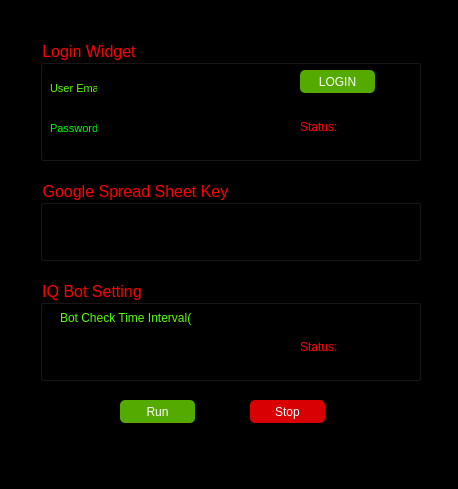
<?xml version="1.0" encoding="UTF-8"?>
<ui version="4.0">
 <class>IqOptionBot</class>
 <widget class="QMainWindow" name="IqOptionBot">
  <property name="geometry">
   <rect>
    <x>0</x>
    <y>0</y>
    <width>458</width>
    <height>489</height>
   </rect>
  </property>
  <property name="windowTitle">
   <string>MainWindow</string>
  </property>
  <property name="autoFillBackground">
   <bool>false</bool>
  </property>
  <property name="styleSheet">
   <string notr="true">background-color:rgb(0, 0, 0)</string>
  </property>
  <widget class="QWidget" name="centralwidget">
   <widget class="QGroupBox" name="groupBox">
    <property name="geometry">
     <rect>
      <x>40</x>
      <y>40</y>
      <width>381</width>
      <height>121</height>
     </rect>
    </property>
    <property name="font">
     <font>
      <pointsize>12</pointsize>
     </font>
    </property>
    <property name="autoFillBackground">
     <bool>false</bool>
    </property>
    <property name="styleSheet">
     <string notr="true">color: rgb(255, 0, 0);
background-color:rgb(0, 0, 0);
</string>
    </property>
    <property name="title">
     <string>Login Widget</string>
    </property>
    <widget class="QLineEdit" name="lineEdit">
     <property name="geometry">
      <rect>
       <x>70</x>
       <y>30</y>
       <width>141</width>
       <height>31</height>
      </rect>
     </property>
     <property name="styleSheet">
      <string notr="true">color:rgb(255, 255, 255)</string>
     </property>
    </widget>
    <widget class="QLabel" name="label">
     <property name="geometry">
      <rect>
       <x>10</x>
       <y>40</y>
       <width>47</width>
       <height>16</height>
      </rect>
     </property>
     <property name="font">
      <font>
       <pointsize>8</pointsize>
      </font>
     </property>
     <property name="autoFillBackground">
      <bool>false</bool>
     </property>
     <property name="styleSheet">
      <string notr="true">color:rgb(85, 255, 0)</string>
     </property>
     <property name="text">
      <string>User Emalil</string>
     </property>
    </widget>
    <widget class="QLineEdit" name="lineEdit_2">
     <property name="geometry">
      <rect>
       <x>70</x>
       <y>70</y>
       <width>141</width>
       <height>31</height>
      </rect>
     </property>
     <property name="styleSheet">
      <string notr="true">color:rgb(255, 255, 255)</string>
     </property>
    </widget>
    <widget class="QLabel" name="label_2">
     <property name="geometry">
      <rect>
       <x>10</x>
       <y>80</y>
       <width>47</width>
       <height>16</height>
      </rect>
     </property>
     <property name="font">
      <font>
       <pointsize>8</pointsize>
      </font>
     </property>
     <property name="autoFillBackground">
      <bool>false</bool>
     </property>
     <property name="styleSheet">
      <string notr="true">color:rgb(0, 255, 0)</string>
     </property>
     <property name="text">
      <string>Password</string>
     </property>
    </widget>
    <widget class="QPushButton" name="pushButton">
     <property name="geometry">
      <rect>
       <x>260</x>
       <y>30</y>
       <width>75</width>
       <height>23</height>
      </rect>
     </property>
     <property name="styleSheet">
      <string notr="true">background-color:rgb(85, 170, 0);
border-radius:5;
color:rgb(255, 255, 255);</string>
     </property>
     <property name="text">
      <string>LOGIN</string>
     </property>
    </widget>
    <widget class="QLabel" name="label_3">
     <property name="geometry">
      <rect>
       <x>260</x>
       <y>80</y>
       <width>47</width>
       <height>13</height>
      </rect>
     </property>
     <property name="text">
      <string>Status:</string>
     </property>
    </widget>
    <widget class="QLineEdit" name="lineEdit_3">
     <property name="geometry">
      <rect>
       <x>300</x>
       <y>70</y>
       <width>51</width>
       <height>31</height>
      </rect>
     </property>
    </widget>
   </widget>
   <widget class="QGroupBox" name="groupBox_2">
    <property name="geometry">
     <rect>
      <x>40</x>
      <y>280</y>
      <width>381</width>
      <height>101</height>
     </rect>
    </property>
    <property name="font">
     <font>
      <pointsize>12</pointsize>
     </font>
    </property>
    <property name="styleSheet">
     <string notr="true">color:rgb(255, 0, 0)</string>
    </property>
    <property name="title">
     <string>IQ Bot Setting</string>
    </property>
    <widget class="QLabel" name="label_4">
     <property name="geometry">
      <rect>
       <x>20</x>
       <y>30</y>
       <width>131</width>
       <height>16</height>
      </rect>
     </property>
     <property name="styleSheet">
      <string notr="true">color:rgb(85, 255, 0)</string>
     </property>
     <property name="text">
      <string>Bot Check Time Interval(S)</string>
     </property>
    </widget>
    <widget class="QLineEdit" name="lineEdit_4">
     <property name="geometry">
      <rect>
       <x>20</x>
       <y>50</y>
       <width>131</width>
       <height>31</height>
      </rect>
     </property>
    </widget>
    <widget class="QLabel" name="label_5">
     <property name="geometry">
      <rect>
       <x>260</x>
       <y>60</y>
       <width>47</width>
       <height>13</height>
      </rect>
     </property>
     <property name="text">
      <string>Status:</string>
     </property>
    </widget>
    <widget class="QLineEdit" name="lineEdit_5">
     <property name="geometry">
      <rect>
       <x>300</x>
       <y>50</y>
       <width>51</width>
       <height>31</height>
      </rect>
     </property>
    </widget>
   </widget>
   <widget class="QPushButton" name="pushButton_2">
    <property name="geometry">
     <rect>
      <x>120</x>
      <y>400</y>
      <width>75</width>
      <height>23</height>
     </rect>
    </property>
    <property name="styleSheet">
     <string notr="true">background-color:rgb(85, 170, 0);
border-radius:5;
color:rgb(255, 255, 255);</string>
    </property>
    <property name="text">
     <string>Run</string>
    </property>
   </widget>
   <widget class="QPushButton" name="pushButton_3">
    <property name="geometry">
     <rect>
      <x>250</x>
      <y>400</y>
      <width>75</width>
      <height>23</height>
     </rect>
    </property>
    <property name="styleSheet">
     <string notr="true">background-color:rgb(217, 0, 3);
border-radius:5;
color:rgb(255, 255, 255);</string>
    </property>
    <property name="text">
     <string>Stop</string>
    </property>
   </widget>
   <widget class="QGroupBox" name="groupBox_3">
    <property name="geometry">
     <rect>
      <x>40</x>
      <y>180</y>
      <width>381</width>
      <height>81</height>
     </rect>
    </property>
    <property name="font">
     <font>
      <pointsize>12</pointsize>
     </font>
    </property>
    <property name="styleSheet">
     <string notr="true">color:rgb(255, 0, 0)</string>
    </property>
    <property name="title">
     <string>Google Spread Sheet Key</string>
    </property>
    <widget class="QLineEdit" name="lineEdit_6">
     <property name="geometry">
      <rect>
       <x>20</x>
       <y>30</y>
       <width>341</width>
       <height>31</height>
      </rect>
     </property>
    </widget>
   </widget>
  </widget>
  <widget class="QMenuBar" name="menubar">
   <property name="geometry">
    <rect>
     <x>0</x>
     <y>0</y>
     <width>458</width>
     <height>21</height>
    </rect>
   </property>
  </widget>
  <widget class="QStatusBar" name="statusbar"/>
 </widget>
 <resources/>
 <connections/>
</ui>
